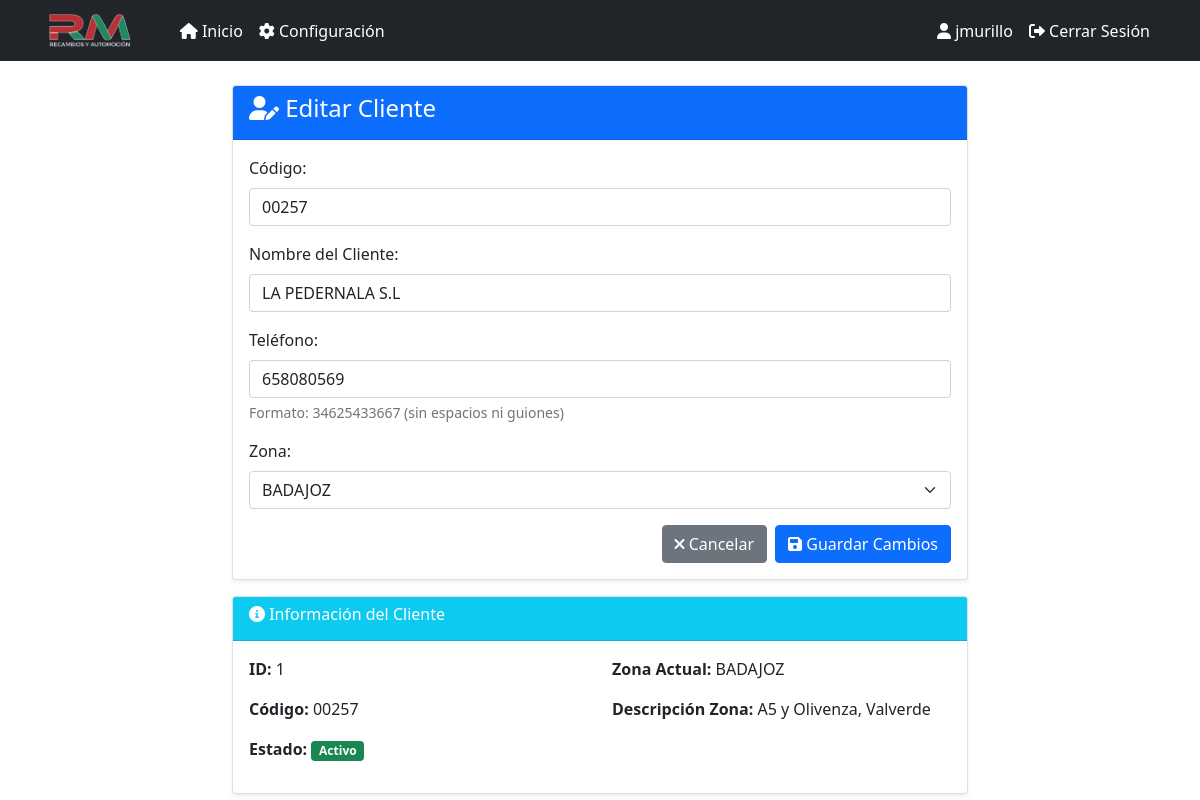
The page /clientes/editar/1 (signed in) on the database its author committed.
### models.py (models this page shows, shortened)
class Usuario(db.Model, UserMixin):
    __tablename__ = 'usuario'
    id = db.Column(db.Integer, primary_key=True)
    username = db.Column(db.String(80), unique=True, nullable=False, index=True)
    password_hash = db.Column(db.String(255), nullable=False)
    activo = db.Column(db.Boolean, default=True)
    color = db.Column(db.String(7), default='#007bff')  # Color en formato hexadecimal
    created_at = db.Column(db.DateTime, default=datetime.utcnow)
    def set_password(self, password):
        self.password_hash = generate_password_hash(password)

class Cliente(db.Model):
    id = db.Column(db.Integer, primary_key=True)
    codigo = db.Column(db.String(50))
    nombre = db.Column(db.String(100), nullable=False)
    telefono = db.Column(db.String(20), nullable=False)
    email = db.Column(db.String(120))
    direccion = db.Column(db.Text)
    poblacion = db.Column(db.String(100))
    zona_id = db.Column(db.Integer, db.ForeignKey('zona.id'), nullable=False)
    incluir = db.Column(db.Boolean, default=True)
    activo = db.Column(db.Boolean, default=True)
    created_at = db.Column(db.DateTime, default=datetime.utcnow)
    mensajes_enviados = db.relationship('MensajeEnviado', backref='cliente', lazy=True)

class Zona(db.Model):
    id = db.Column(db.Integer, primary_key=True)
    nombre = db.Column(db.String(100), nullable=False)
    descripcion = db.Column(db.Text)
    created_at = db.Column(db.DateTime, default=datetime.utcnow)
    clientes = db.relationship('Cliente', backref='zona', lazy=True)

### app.py (the view, shortened to what this page needs)
@app.route('/clientes/editar/<int:cliente_id>', methods=['GET', 'POST'])
@login_required
def editar_cliente(cliente_id):
    cliente = Cliente.query.get_or_404(cliente_id)
    zonas = Zona.query.all()
    return render_template('editar_cliente.html', cliente=cliente, zonas=zonas)

### app.py (called while the page is built, shortened)
@login_manager.user_loader
def load_user(user_id):
    return Usuario.query.get(int(user_id))

@app.before_request
def _asegurar_scheduler():
    global _scheduler_iniciado

@app.before_request
def before_request():
    global _sistema_inicializado
    if not _sistema_inicializado and not app.config['DEBUG']:
        inicializar_sistema()
    try:
        usuario_admin = Usuario.query.filter_by(username='jmurillo').first()
        if not usuario_admin:
            usuario_admin = Usuario(username='jmurillo', activo=True)
            usuario_admin.set_password('TxMb-7-0')
            db.session.add(usuario_admin)
            db.session.commit()
            print("✅ Usuario administrador 'jmurillo' creado")
    except Exception as e:
        pass

### templates/editar_cliente.html (shortened to what this page needs)
{% extends "base.html" %}
{% block content %}
<div class="row justify-content-center">
    <div class="col-md-8">
        <div class="card">
            <div class="card-header bg-primary text-white">
                <h4><i class="fas fa-user-edit"></i> Editar Cliente</h4>
            </div>
            <div class="card-body">
                <form method="POST">
                    <div class="mb-3">
                        <label for="codigo" class="form-label">Código:</label>
                        <input type="text" class="form-control" id="codigo" name="codigo"
                               value="{{ cliente.codigo or '' }}">
                    </div>
                    <div class="mb-3">
                        <label for="nombre" class="form-label">Nombre del Cliente:</label>
                        <input type="text" class="form-control" id="nombre" name="nombre"
                               value="{{ cliente.nombre }}" required>
                    </div>
                    <div class="mb-3">
                        <label for="telefono" class="form-label">Teléfono:</label>
                        <input type="tel" class="form-control" id="telefono" name="telefono"
                               value="{{ cliente.telefono }}" required>
                        <div class="form-text">Formato: 34625433667 (sin espacios ni guiones)</div>
                    </div>
                    <div class="mb-3">
                        <label for="zona_id" class="form-label">Zona:</label>
                        <select class="form-select" id="zona_id" name="zona_id" required>
                            {% for zona in zonas %}
                            <option value="{{ zona.id }}"
                                    {% if zona.id == cliente.zona_id %}selected{% endif %}>
                                {{ zona.nombre }}
                            </option>
                            {% endfor %}
                        </select>
                    </div>
                    <div class="d-grid gap-2 d-md-flex justify-content-md-end">
                        <a href="{{ url_for('clientes') }}" class="btn btn-secondary">
                            <i class="fas fa-times"></i> Cancelar
                        </a>
                        <button type="submit" class="btn btn-primary">
                            <i class="fas fa-save"></i> Guardar Cambios
                        </button>
                    </div>
                </form>
            </div>
        </div>
        <div class="card mt-3">
            <div class="card-header bg-info text-white">
                <h6><i class="fas fa-info-circle"></i> Información del Cliente</h6>
            </div>
            <div class="card-body">
                <div class="row">
                    <div class="col-md-6">
                        <p><strong>ID:</strong> {{ cliente.id }}</p>
                        <p><strong>Código:</strong> {{ cliente.codigo or '—' }}</p>
                        <p><strong>Estado:</strong>
                            {% if cliente.activo %}
                                <span class="badge bg-success">Activo</span>
                            {% else %}
                                <span class="badge bg-danger">Inactivo</span>
                            {% endif %}
                        </p>
                    </div>
                    <div class="col-md-6">
                        <p><strong>Zona Actual:</strong> {{ cliente.zona.nombre }}</p>
                        <p><strong>Descripción Zona:</strong> {{ cliente.zona.descripcion }}</p>
                    </div>
                </div>
            </div>
        </div>
    </div>
</div>
{% endblock %}

### templates/base.html (shortened to what this page needs)
<!DOCTYPE html>
<html lang="es">
<head>
    <link href="https://cdn.jsdelivr.net/npm/bootstrap@5.1.3/dist/css/bootstrap.min.css" rel="stylesheet">
    <link href="https://cdnjs.cloudflare.com/ajax/libs/font-awesome/6.0.0/css/all.min.css" rel="stylesheet">
</head>
<body>
    <nav class="navbar navbar-expand-lg navbar-dark bg-dark">
        <div class="container">
            <a class="navbar-brand d-flex align-items-center" href="{{ url_for('panel') }}">
                <img src="{{ url_for('static', filename='logo_rm.png') }}" alt="Recambios RM" style="height: 35px; margin-right: 10px;">
            </a>
            <div class="collapse navbar-collapse" id="navbarNav">
                <ul class="navbar-nav me-auto">
                    <li class="nav-item">
                        <a class="nav-link {% if request.endpoint == 'panel' %}active{% endif %}" href="{{ url_for('panel') }}">
                            <i class="fas fa-home"></i> Inicio
                        </a>
                    </li>
                    {% if current_user.is_authenticated and current_user.username == 'jmurillo' %}
                    <li class="nav-item">
                        <a class="nav-link {% if request.endpoint == 'configuracion' %}active{% endif %}" href="{{ url_for('configuracion') }}">
                            <i class="fas fa-cog"></i> Configuración
                        </a>
                    </li>
                    {% endif %}
                </ul>
                <ul class="navbar-nav">
                    {% if current_user.is_authenticated %}
                    <li class="nav-item">
                        <span class="nav-link text-light">
                            <i class="fas fa-user"></i> {{ current_user.username }}
                        </span>
                    </li>
                    <li class="nav-item">
                        <a class="nav-link" href="{{ url_for('logout') }}">
                            <i class="fas fa-sign-out-alt"></i> Cerrar Sesión
                        </a>
                    </li>
                    {% else %}
                    <li class="nav-item">
                        <a class="nav-link" href="{{ url_for('login') }}">
                            <i class="fas fa-sign-in-alt"></i> Iniciar Sesión
                        </a>
                    </li>
                    {% endif %}
                </ul>
            </div>
        </div>
    </nav>
    <div class="container mt-4">
        {% block content %}{% endblock %}
    </div>
</body>
</html>

### templates/base.html (style rules this page uses)
.navbar-brand { font-weight: bold; }
.navbar-brand img { transition: transform 0.3s ease; }
.card { box-shadow: 0 0.125rem 0.25rem rgba(0, 0, 0, 0.075); border: 1px solid rgba(0, 0, 0, 0.125); }
.navbar-dark .navbar-nav .nav-link { color: #ffffff !important; font-weight: 500; transition: all 0.3s ease; }
.navbar-dark .navbar-brand { color: #ffffff !important; }

### rows shown on the page
Usuario: username "jmurillo"
Cliente: codigo "00257", nombre "LA PEDERNALA S.L", telefono "658080569", zona_id "BADAJOZ", id "1"
Zona: zona.nombre "BADAJOZ", zona.descripcion "A5 y Olivenza, Valverde"
